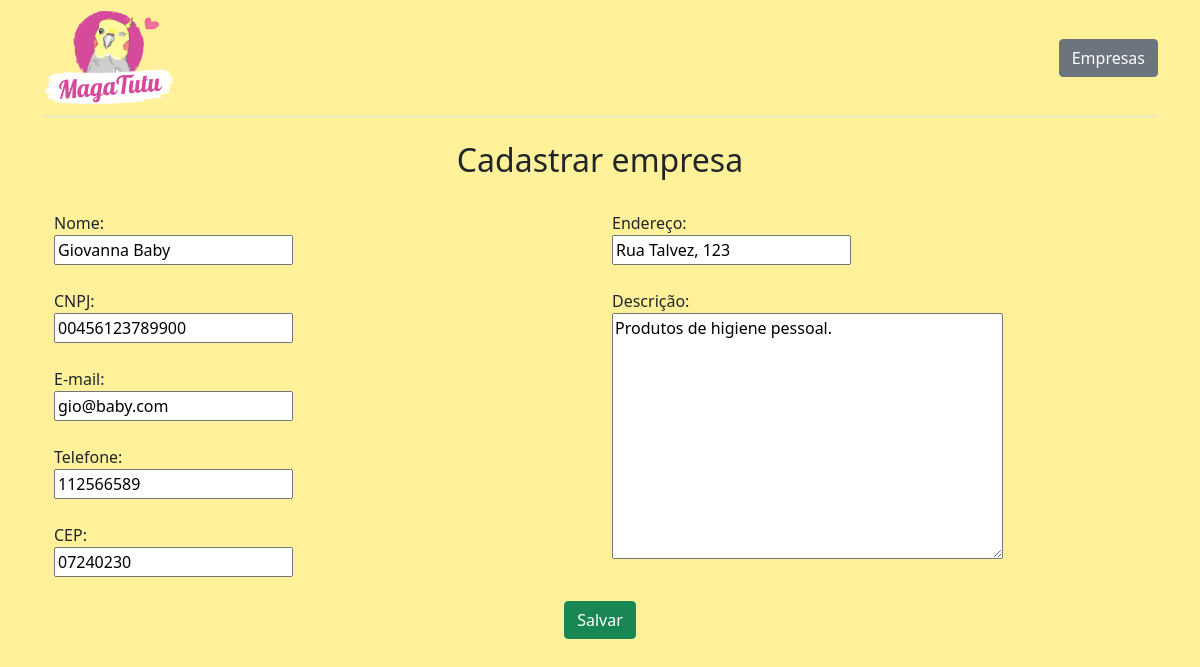
Before: /editar-empresa/3/ with the older database file.
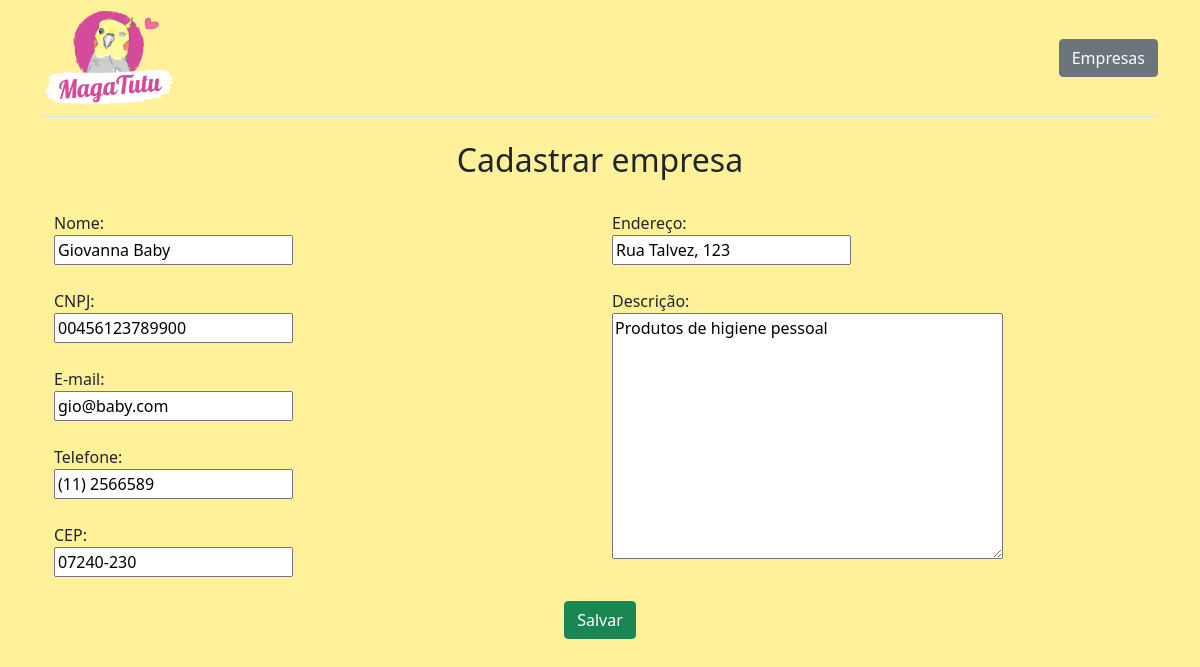
After: the same page with the newer database file.
### app/models.py (models this page shows)
class Empresas(models.Model):
    nome = models.CharField(max_length=150)
    cnpj = models.CharField(max_length=14)
    email = models.EmailField(max_length=254)
    telefone = models.CharField(max_length=100)
    descricao = models.TextField(max_length=1024*2)
    cep = models.CharField(max_length=50)
    endereco = models.CharField(max_length=200)

### app/views.py (the view)
# urls.py: path('editar-empresa/<int:pk>/',views.irParaEditarEmpresa, name='editar-empresa'),
def irParaEditarEmpresa(request,pk):
    data = {}
    data['empresa'] = models.Empresas.objects.get(pk=pk)
    data['formularioEmpresa'] = forms.EmpresasForm(instance=data['empresa'])
    return render(request,"cadastro-empresa.html", data)

### app/forms.py
class EmpresasForm(ModelForm):
  class Meta:
    model = models.Empresas
    fields = ['nome', 'cnpj', 'email', 'telefone', 'descricao', 'cep', 'endereco']

### app/templates/cadastro-empresa.html (shortened to what this page needs)
<!DOCTYPE html>
<html lang="pt-br">
<head>
    <link href="https://cdn.jsdelivr.net/npm/bootstrap@5.1.1/dist/css/bootstrap.min.css" rel="stylesheet"
>
</head>
<body>
    <div class="container header-content">
        <header class="d-flex justify-content-center py-2 mb-4 border-bottom">
            <a href="/" class="d-flex align-items-center mb-3 mb-md-0 me-md-auto text-dark text-decoration-none">
                {% load static %}
                <img src="{% static 'tutu.png' %}" alt="MagaTutu" height="100">
            </a>
            <div class="d-flex align-items-center">
                <a class="btn btn-secondary" href="/empresas/" role="button">Empresas</a>
            </div>
        </header>
    </div>
    <div class="container">
        <h2 class="text-center">Cadastrar empresa</h2>
        <form name="form-empresa" id="form-empresa" method="POST"
            action="{% if empresa %}/salvar-editar-empresa/{{empresa.id}}/{% else %}/salvar-cadastrar-empresa/{% endif %}">
            <div class="d-flex justify-content-between">
                <div class="container">
                    <div class="form-group mt-4">Nome:<br> {{ formularioEmpresa.nome }}</div>
                    <div class="form-group mt-4">CNPJ:<br> {{ formularioEmpresa.cnpj }}</div>
                    <div class="form-group mt-4">E-mail:<br> {{ formularioEmpresa.email }}</div>
                    <div class="form-group mt-4">Telefone:<br> {{ formularioEmpresa.telefone }}</div>
                    <div class="form-group mt-4">CEP:<br> {{ formularioEmpresa.cep }}</div>
                </div>
                <div class="container">
                    <div class="form-group mt-4">Endereço:<br> {{ formularioEmpresa.endereco }}</div>
                    <div class="form-group mt-4">Descrição:<br> {{ formularioEmpresa.descricao }}</div>
                </div>
                <br>
            </div>
            <br>
            <div class="text-center">
                <input type="submit" value="Salvar" class="btn btn-success">
            </div>
        </form>
        <br>
        <br>
    </div>
    {% load static %}
    <link href="{% static 'style.css' %}" rel="stylesheet">
</body>
</html>

Changed rows visible on the page:
changed Empresas "Giovanna Baby": telefone "112566589" → "(11) 2566589"; cep "07240230" → "07240-230"; descricao "Produtos de higiene pessoal." → "Produtos de higiene pessoal"
